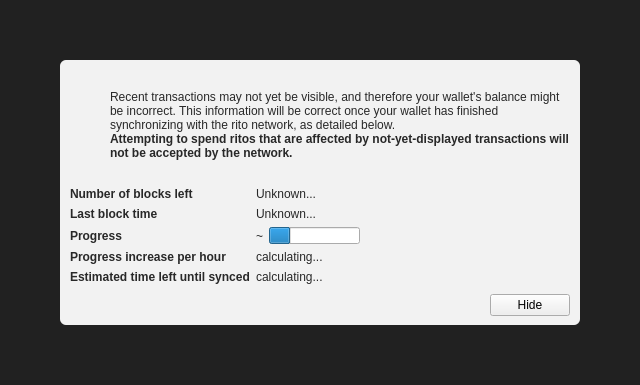
<?xml version="1.0" encoding="UTF-8"?>
<ui version="4.0">
 <class>ModalOverlay</class>
 <widget class="ModalOverlay" name="ModalOverlay">
  <property name="geometry">
   <rect>
    <x>0</x>
    <y>0</y>
    <width>640</width>
    <height>385</height>
   </rect>
  </property>
  <property name="windowTitle">
   <string>Form</string>
  </property>
  <layout class="QVBoxLayout" name="verticalLayout" stretch="0">
   <property name="sizeConstraint">
    <enum>QLayout::SetDefaultConstraint</enum>
   </property>
   <property name="leftMargin">
    <number>0</number>
   </property>
   <property name="topMargin">
    <number>0</number>
   </property>
   <property name="rightMargin">
    <number>0</number>
   </property>
   <property name="bottomMargin">
    <number>0</number>
   </property>
   <item>
    <widget class="QWidget" name="bgWidget" native="true">
     <property name="styleSheet">
      <string notr="true">#bgWidget { background: rgba(0,0,0,220); }</string>
     </property>
     <layout class="QVBoxLayout" name="verticalLayoutMain" stretch="1">
      <property name="leftMargin">
       <number>60</number>
      </property>
      <property name="topMargin">
       <number>60</number>
      </property>
      <property name="rightMargin">
       <number>60</number>
      </property>
      <property name="bottomMargin">
       <number>60</number>
      </property>
      <item>
       <widget class="QWidget" name="contentWidget" native="true">
        <property name="styleSheet">
         <string notr="true">#contentWidget { background: rgba(255,255,255,240); border-radius: 6px; }

QLabel { color: rgb(40,40,40);  }</string>
        </property>
        <layout class="QVBoxLayout" name="verticalLayoutSub" stretch="1,0,0,0">
         <property name="spacing">
          <number>0</number>
         </property>
         <property name="leftMargin">
          <number>10</number>
         </property>
         <property name="topMargin">
          <number>10</number>
         </property>
         <property name="rightMargin">
          <number>10</number>
         </property>
         <property name="bottomMargin">
          <number>10</number>
         </property>
         <item>
          <layout class="QHBoxLayout" name="horizontalLayoutIconText" stretch="0,1">
           <property name="topMargin">
            <number>20</number>
           </property>
           <item>
            <layout class="QVBoxLayout" name="verticalLayoutIcon">
             <property name="leftMargin">
              <number>0</number>
             </property>
             <item>
              <widget class="QPushButton" name="warningIcon">
               <property name="enabled">
                <bool>false</bool>
               </property>
               <property name="text">
                <string/>
               </property>
               <property name="icon">
                <iconset>
                 <normaloff>:/icons/warning</normaloff>
                 <disabledoff>:/icons/warning</disabledoff>:/icons/warning</iconset>
               </property>
               <property name="iconSize">
                <size>
                 <width>48</width>
                 <height>48</height>
                </size>
               </property>
               <property name="flat">
                <bool>true</bool>
               </property>
              </widget>
             </item>
             <item>
              <spacer name="verticalSpacerWarningIcon">
               <property name="orientation">
                <enum>Qt::Vertical</enum>
               </property>
               <property name="sizeHint" stdset="0">
                <size>
                 <width>20</width>
                 <height>40</height>
                </size>
               </property>
              </spacer>
             </item>
            </layout>
           </item>
           <item>
            <layout class="QVBoxLayout" name="verticalLayoutInfoText">
             <property name="leftMargin">
              <number>0</number>
             </property>
             <property name="topMargin">
              <number>0</number>
             </property>
             <item>
              <widget class="QLabel" name="infoText">
               <property name="text">
                <string>Recent transactions may not yet be visible, and therefore your wallet's balance might be incorrect. This information will be correct once your wallet has finished synchronizing with the rito network, as detailed below.</string>
               </property>
               <property name="textFormat">
                <enum>Qt::RichText</enum>
               </property>
               <property name="wordWrap">
                <bool>true</bool>
               </property>
              </widget>
             </item>
             <item>
              <widget class="QLabel" name="infoTextStrong">
               <property name="font">
                <font>
                 <weight>75</weight>
                 <bold>true</bold>
                </font>
               </property>
               <property name="text">
                <string>Attempting to spend ritos that are affected by not-yet-displayed transactions will not be accepted by the network.</string>
               </property>
               <property name="textFormat">
                <enum>Qt::RichText</enum>
               </property>
               <property name="wordWrap">
                <bool>true</bool>
               </property>
              </widget>
             </item>
             <item>
              <spacer name="verticalSpacerInTextSpace">
               <property name="orientation">
                <enum>Qt::Vertical</enum>
               </property>
               <property name="sizeHint" stdset="0">
                <size>
                 <width>20</width>
                 <height>40</height>
                </size>
               </property>
              </spacer>
             </item>
            </layout>
           </item>
          </layout>
         </item>
         <item>
          <spacer name="verticalSpacerAfterText">
           <property name="orientation">
            <enum>Qt::Vertical</enum>
           </property>
           <property name="sizeHint" stdset="0">
            <size>
             <width>20</width>
             <height>40</height>
            </size>
           </property>
          </spacer>
         </item>
         <item>
          <layout class="QFormLayout" name="formLayout">
           <property name="fieldGrowthPolicy">
            <enum>QFormLayout::FieldsStayAtSizeHint</enum>
           </property>
           <property name="horizontalSpacing">
            <number>6</number>
           </property>
           <property name="verticalSpacing">
            <number>6</number>
           </property>
           <property name="topMargin">
            <number>10</number>
           </property>
           <item row="0" column="0">
            <widget class="QLabel" name="labelNumberOfBlocksLeft">
             <property name="font">
              <font>
               <weight>75</weight>
               <bold>true</bold>
              </font>
             </property>
             <property name="text">
              <string>Number of blocks left</string>
             </property>
            </widget>
           </item>
           <item row="0" column="1">
            <widget class="QLabel" name="numberOfBlocksLeft">
             <property name="text">
              <string>Unknown...</string>
             </property>
            </widget>
           </item>
           <item row="1" column="0">
            <widget class="QLabel" name="labelLastBlockTime">
             <property name="font">
              <font>
               <weight>75</weight>
               <bold>true</bold>
              </font>
             </property>
             <property name="text">
              <string>Last block time</string>
             </property>
            </widget>
           </item>
           <item row="1" column="1">
            <widget class="QLabel" name="newestBlockDate">
             <property name="sizePolicy">
              <sizepolicy hsizetype="Maximum" vsizetype="Preferred">
               <horstretch>0</horstretch>
               <verstretch>0</verstretch>
              </sizepolicy>
             </property>
             <property name="text">
              <string>Unknown...</string>
             </property>
            </widget>
           </item>
           <item row="2" column="0">
            <widget class="QLabel" name="labelSyncDone">
             <property name="font">
              <font>
               <weight>75</weight>
               <bold>true</bold>
              </font>
             </property>
             <property name="text">
              <string>Progress</string>
             </property>
            </widget>
           </item>
           <item row="2" column="1">
            <layout class="QHBoxLayout" name="horizontalLayoutSync" stretch="0,1">
             <item>
              <widget class="QLabel" name="percentageProgress">
               <property name="text">
                <string notr="true">~</string>
               </property>
              </widget>
             </item>
             <item>
              <widget class="QProgressBar" name="progressBar">
               <property name="value">
                <number>24</number>
               </property>
               <property name="format">
                <string/>
               </property>
              </widget>
             </item>
            </layout>
           </item>
           <item row="4" column="0">
            <widget class="QLabel" name="labelProgressIncrease">
             <property name="font">
              <font>
               <weight>75</weight>
               <bold>true</bold>
              </font>
             </property>
             <property name="text">
              <string>Progress increase per hour</string>
             </property>
            </widget>
           </item>
           <item row="4" column="1">
            <widget class="QLabel" name="progressIncreasePerH">
             <property name="text">
              <string>calculating...</string>
             </property>
            </widget>
           </item>
           <item row="5" column="0">
            <widget class="QLabel" name="labelEstimatedTimeLeft">
             <property name="font">
              <font>
               <weight>75</weight>
               <bold>true</bold>
              </font>
             </property>
             <property name="text">
              <string>Estimated time left until synced</string>
             </property>
            </widget>
           </item>
           <item row="5" column="1">
            <widget class="QLabel" name="expectedTimeLeft">
             <property name="text">
              <string>calculating...</string>
             </property>
            </widget>
           </item>
          </layout>
         </item>
         <item>
          <layout class="QHBoxLayout" name="horizontalLayoutButtons">
           <property name="leftMargin">
            <number>10</number>
           </property>
           <property name="topMargin">
            <number>10</number>
           </property>
           <item>
            <spacer name="horizontalSpacer">
             <property name="orientation">
              <enum>Qt::Horizontal</enum>
             </property>
             <property name="sizeHint" stdset="0">
              <size>
               <width>40</width>
               <height>20</height>
              </size>
             </property>
            </spacer>
           </item>
           <item>
            <widget class="QPushButton" name="closeButton">
             <property name="text">
              <string>Hide</string>
             </property>
            </widget>
           </item>
          </layout>
         </item>
        </layout>
       </widget>
      </item>
     </layout>
    </widget>
   </item>
  </layout>
 </widget>
 <customwidgets>
  <customwidget>
   <class>ModalOverlay</class>
   <extends>QWidget</extends>
   <header>modaloverlay.h</header>
   <container>1</container>
  </customwidget>
 </customwidgets>
 <resources/>
 <connections/>
</ui>
